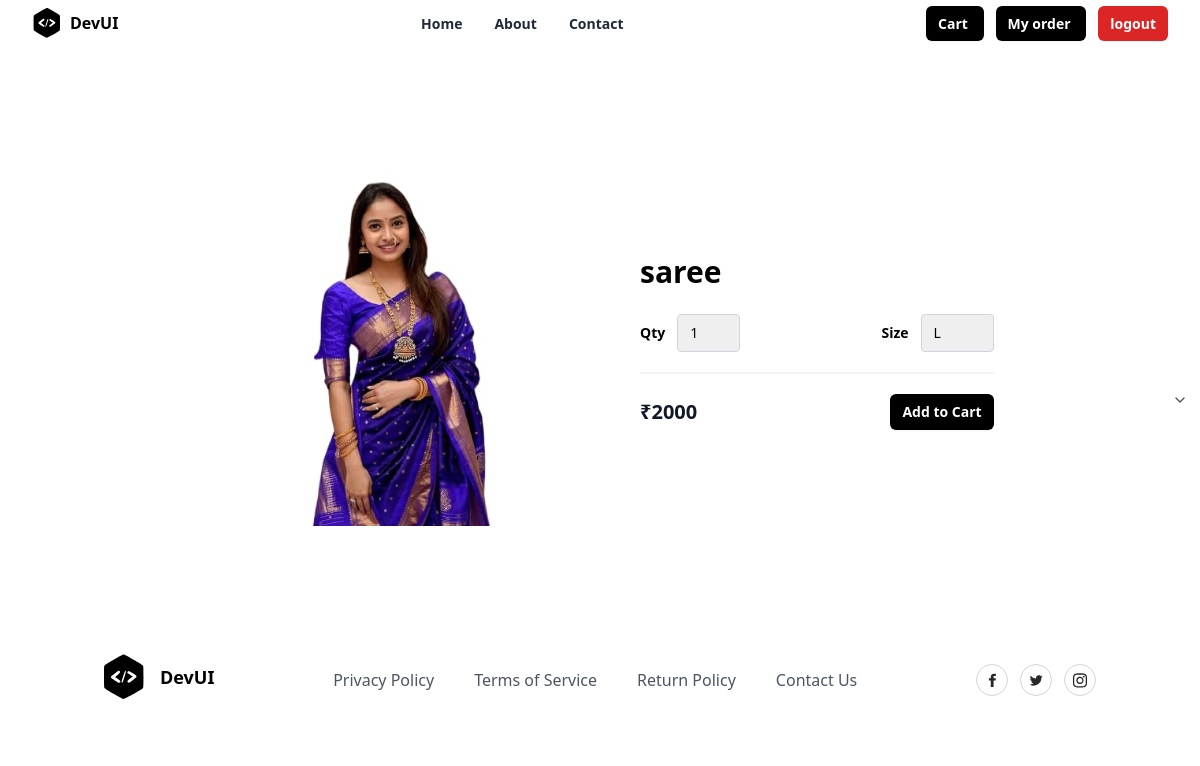
Page /products/3/ on the committed database.
### store/models.py (models this page shows, shortened)
class Product(models.Model):
    title = models.CharField(max_length=200)
    description = models.TextField(null=True, blank=True)
    size_object = models.ManyToManyField(Size)
    category_object = models.ForeignKey(Category, on_delete=models.CASCADE)
    brand_object = models.ForeignKey(Brand, on_delete=models.CASCADE)
    image = models.ImageField(upload_to='product_images', null=True, blank=True, default='product_images/default.jpg')
    price = models.PositiveIntegerField()
    tag_object=models.ManyToManyField(Tag)
    created_date = models.DateTimeField(auto_now_add=True)
    updated_date = models.DateTimeField(auto_now=True)
    is_active = models.BooleanField(default=True)

### store/views.py (the view)
# urls.py: path('products/<int:pk>/',views.ProductDetailView.as_view(),name="product-detail"),
class ProductDetailView(View):
    def get(self,request,*args,**kwargs):
        id=kwargs.get("pk")
        qs=Product.objects.get(id=id)
        return render(request,"product_detail.html",{"data":qs})

### store/templates/product_detail.html (shortened to what this page needs)
{% extends 'base.html' %}
{% block main_block %}
<section class="overflow-hidden">
    <form method="post" action="{% url 'add-cart' data.id %}">
        <div class="mx-auto max-w-5xl px-5 py-24">
            <div class="mx-auto flex flex-wrap items-center lg:w-4/5">
                <img
                    alt="Nike Air Max 21A"
                    class="h-64 w-full rounded object-cover lg:h-96 lg:w-1/2"
                    src="{{ data.image.url }}"
                />
                <div class="mt-6 w-full lg:mt-0 lg:w-1/2 lg:pl-10">
                    <h1 class="my-4 text-3xl font-semibold text-black">{{ data.title }}</h1>
                    <div class="mb-5 mt-6 flex items-center border-b-2 border-gray-100 pb-5">
                        <div class="flex items-center">
                            <label for="quantity" class="mr-3 text-sm font-semibold">Qty</label>
                            <select id="quantity" name="qty" class="appearance-none rounded border border-gray-300 py-2 pl-3 pr-10 text-sm focus:border-black focus:outline-none focus:ring-2 focus:ring-black">
                                <option>1</option>
                            </select>
                        </div>
                        <div class="ml-auto flex items-center">
                            <label for="weight" class="mr-3 text-sm font-semibold">Size</label>
                            <select id="size" name="size" class="appearance-none rounded border border-gray-300 py-2 pl-3 pr-10 text-sm focus:border-black focus:outline-none focus:ring-2 focus:ring-black">
                                {% for sob in data.size_object.all %}
                                <option value="{{ sob.name }}">{{ sob.name }}</option>
                                {% endfor %}
                            </select>
                            <span class="pointer-events-none absolute right-0 top-0 flex h-full w-10 items-center justify-center text-center text-gray-600">
                                <svg
                                    xmlns="http://www.w3.org/2000/svg"
                                    width="16"
                                    height="16"
                                    viewBox="0 0 24 24"
                                    fill="none"
                                    stroke="currentColor"
                                    stroke-width="2"
                                    stroke-linecap="round"
                                    stroke-linejoin="round"
                                    class="lucide lucide-chevron-down"
                                >
                                    <polyline points="6 9 12 15 18 9"></polyline>
                                </svg>
                            </span>
                        </div>
                    </div>
                    <div class="flex items-center justify-between">
                        <span class="title-font text-xl font-bold text-gray-900">₹{{ data.price }}</span>
                        <button
                            type="submit"
                            class="rounded-md bg-black px-3 py-2 text-sm font-semibold text-white shadow-sm hover:bg-black/80 focus-visible:outline focus-visible:outline-2 focus-visible:outline-offset-2 focus-visible:outline-black"
                        >
                            Add to Cart
                        </button>
                    </div>
                </div>
            </div>
        </div>
    </form>
</section>
{% endblock %}

### rows in the picture
Product: image (picture), title "saree", price "2000"

### other values in the picture
form field size "L"
